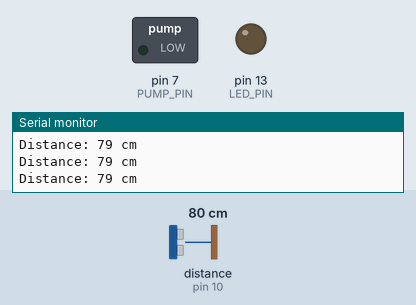
The sketch below on a simulated Arduino Uno, built with avr-gcc and run on an emulated ATmega328P. Shown: switched loads named in the sketch (green lamp = pin HIGH), output pins drawn as LEDs (lit = HIGH), the last lines printed to the serial monitor. Wiring (inferred from the names in the program): ultrasonic range finder: trigger pin 9; echo pin 10. Dashed ring = blinking. Inputs (shaded band) come from the test bench; at power-on: distance to the obstacle (sensor on pin 10) 80 cm. The echo pulse lasts 58.3 µs per cm; pins used as bus, display or sensor lines are not drawn.

Above: at 2.2 s.
2.3 s: distance to the obstacle (sensor on pin 10) set to 13 cm
3.8 s: distance to the obstacle (sensor on pin 10) set to 10 cm
At 4.6 s:
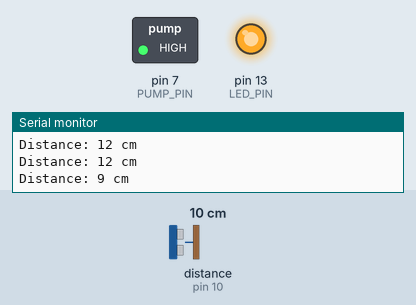
6.8 s: distance to the obstacle (sensor on pin 10) set to 18 cm
At 8.1 s:
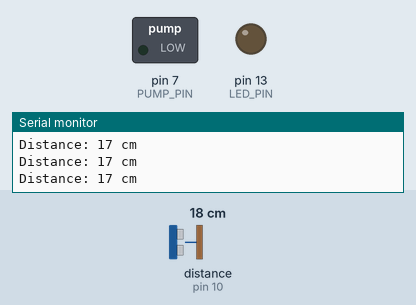
8.4 s: distance to the obstacle (sensor on pin 10) set to 2 cm
At 8.9 s:
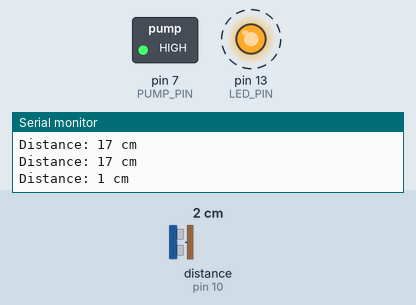
Timing chart, 0 to 12.4 s (numbered marks = the images above; inputs shaded):
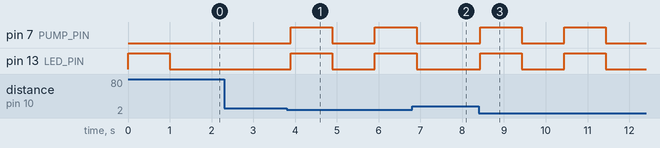

Measured:
- the behaviour switches between 12 and 11 cm on distance to the obstacle (sensor on pin 10) (found by bisection; images 0 and 1)
- after the input at 3.8 s, pin 7 (PUMP_PIN), pin 13 (LED_PIN): LOW → HIGH after 0.09 s, → LOW 1.0 s later, → HIGH 1.0 s later
- after the input at 6.8 s, pin 7 (PUMP_PIN), pin 13 (LED_PIN): goes on until 6.9 s, then stays LOW
- after the input at 8.4 s, pin 7 (PUMP_PIN), pin 13 (LED_PIN): alternates HIGH for 1.0 s and LOW for 1.0 s, starting at once

The sketch:

sanitizer-controlsystem.ino
```cpp
// Arduino Automatic Hand Sanitizer
// Uses HC-SR04 ultrasonic sensor and 12V DC pump motor

// Pin Definitions
const int TRIG_PIN = 9;    // Ultrasonic sensor trigger pin
const int ECHO_PIN = 10;   // Ultrasonic sensor echo pin
const int PUMP_PIN = 7;    // Pump motor control pin (via relay)
const int LED_PIN = 13;    // Status LED pin

// Constants
const int DISTANCE_THRESHOLD = 10;  // Distance threshold in cm
const int SPRAY_DURATION = 1000;    // Spray duration in milliseconds
const int COOLDOWN_TIME = 2000;     // Time between sprays in milliseconds

// Variables
unsigned long lastSprayTime = 0;    // Last spray timestamp
bool isSystemActive = false;        // System status flag

void setup() {
  // Initialize Serial Monitor
  Serial.begin(9600);

  // Configure pins
  pinMode(TRIG_PIN, OUTPUT);
  pinMode(ECHO_PIN, INPUT);
  pinMode(PUMP_PIN, OUTPUT);
  pinMode(LED_PIN, OUTPUT);

  // Ensure pump is off at start
  digitalWrite(PUMP_PIN, LOW);

  // System startup indication
  digitalWrite(LED_PIN, HIGH);
  delay(1000);
  digitalWrite(LED_PIN, LOW);

  Serial.println("Sanitizer System Ready!");
}

void loop() {
  // Get current distance reading
  int distance = measureDistance();

  // Print distance for debugging
  Serial.print("Distance: ");
  Serial.print(distance);
  Serial.println(" cm");

  // Check if hand is detected and system is ready
  if (distance <= DISTANCE_THRESHOLD &&
      (millis() - lastSprayTime) > COOLDOWN_TIME) {
    activatePump();
  }

  // Small delay to prevent excessive readings
  delay(100);
}

int measureDistance() {
  // Clear trigger pin
  digitalWrite(TRIG_PIN, LOW);
  delayMicroseconds(2);

  // Send ultrasonic pulse
  digitalWrite(TRIG_PIN, HIGH);
  delayMicroseconds(10);
  digitalWrite(TRIG_PIN, LOW);

  // Measure echo duration
  long duration = pulseIn(ECHO_PIN, HIGH);

  // Calculate distance
  // Speed of sound = 343 m/s = 0.0343 cm/µs
  // Distance = (duration × 0.0343) / 2
  int distance = duration * 0.0343 / 2;

  return distance;
}

void activatePump() {
  // Update last spray time
  lastSprayTime = millis();

  // Activate pump and LED
  digitalWrite(LED_PIN, HIGH);
  digitalWrite(PUMP_PIN, HIGH);

  // Keep pump on for spray duration
  delay(SPRAY_DURATION);

  // Turn off pump and LED
  digitalWrite(PUMP_PIN, LOW);
  digitalWrite(LED_PIN, LOW);

  // Log activation
  Serial.println("Sanitizer dispensed!");

  // Small delay to ensure pump fully stops
  delay(100);
}

// System status check function
bool checkSystemStatus() {
  // Basic system check (can be expanded)
  bool sensorWorking = measureDistance() >= 0;
  bool pumpResponding = true; // Add actual pump check if needed

  return sensorWorking && pumpResponding;
}

// Error handling function
void handleError(const char* error) {
  Serial.print("ERROR: ");
  Serial.println(error);

  // Visual error indication
  for(int i = 0; i < 3; i++) {
    digitalWrite(LED_PIN, HIGH);
    delay(200);
    digitalWrite(LED_PIN, LOW);
    delay(200);
  }
}
```
